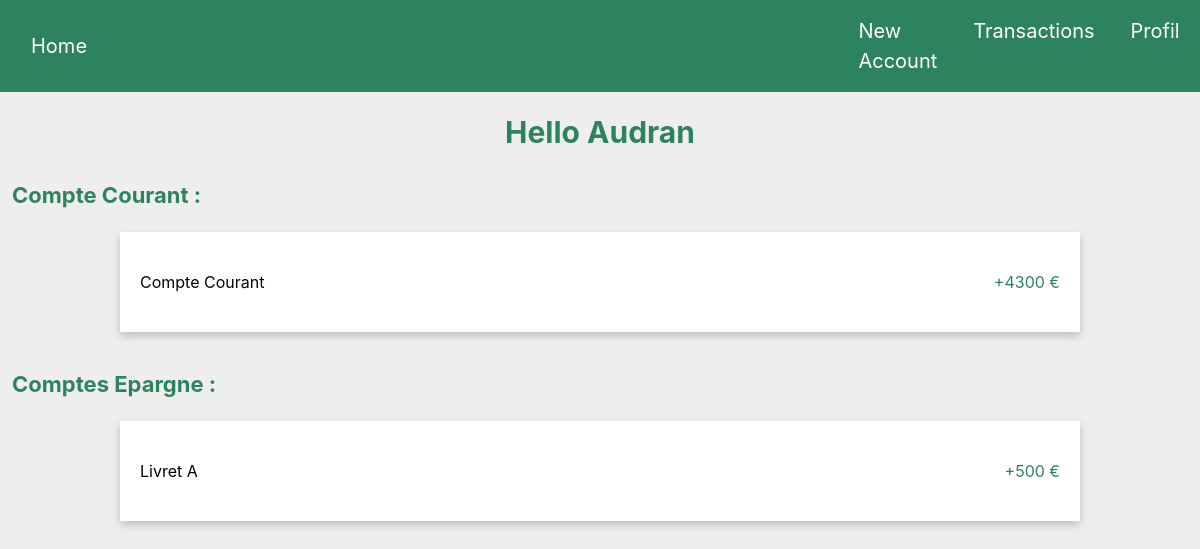
Screenshot of / (signed in) with the database file from the repository.
### tables this page shows
CREATE TABLE Users (
            id_user INTEGER PRIMARY KEY AUTOINCREMENT, 
            first_name TEXT NOT NULL,
            last_name TEXT NOT NULL,
            gender TEXT NOT NULL,
            email TEXT NOT NULL,
            password TEXT NOT NULL,
            phone_number TEXT NOT NULL,
            birthday DATE NOT NULL,
            address TEXT NOT NULL,
            role TEXT NOT NULL
        );

CREATE TABLE Accounts (
            id_account INTEGER PRIMARY KEY AUTOINCREMENT,
            id_user INTEGER NOT NULL,
            cart_nb INTEGER,
            name TEXT NOT NULL,
            solde INTEGER NOT NULL,
            creation_date DATE NOT NULL,
            end_date DATE,
            FOREIGN KEY (id_user) REFERENCES Users(id_user)
        );

### views.py (the view)
@app.route('/', methods=['GET', 'POST'])
def index():
    user = None
    account = None
    accounts = None
    credits = None
    debits = None
    monthly_saving = None
    transactions = None
    credits_for_year = None
    debits_for_year = None
    accounts_list = None
    if 'user_id' in session:
        user = Users.get_user_by_id(session['user_id'])
        if user != None:
            account = Accounts.get_account_by_user_and_name(user.id_user, "Compte courant")
            accounts = Accounts.get_accounts_by_user(user.id_user)
            credits = Transactions.get_credit_by_user(user.id_user)
            debits = Transactions.get_debit_by_user(user.id_user)
            transactions = Transactions.get_transactions_by_user(user.id_user)
            monthly_saving = Monthly_saving.get_monthly_saving_by_account_by_user(user.id_user, "Compte courant")
            credits_for_year = json.dumps(Transactions.get_credit_by_mounth(user.id_user))
            debits_for_year = json.dumps(Transactions.get_debit_by_mounth(user.id_user))
    return render_template('index.html', account=account, user=user, accounts=accounts,
                           credits=credits, debits=debits, transactions=transactions,
                           monthly_saving=monthly_saving, credits_for_year=credits_for_year,
                           debits_for_year=debits_for_year, accounts_list=accounts_list)

### models.py (called while the page is built)
    def get_user_by_id(id_user):
        conn = sqlite3.connect('app.db')
        cursor = conn.cursor()
        cursor.execute('SELECT * FROM Users WHERE id_user = ?', (id_user,))
        user = cursor.fetchone()
        if user != None:
            new_user = Users(user[0], user[1], user[2], user[3], user[4], user[5], user[6], user[7], user[8], user[9])
            return new_user
        else:
            return None

    def get_accounts_by_user(id_user):
        conn = sqlite3.connect('app.db')
        cursor = conn.cursor()
        cursor.execute('SELECT * FROM Accounts WHERE id_user = ? ORDER BY id_account ASC', (id_user,))
        accounts = cursor.fetchall()
        new_accounts = []
        for index, account in enumerate(accounts):
            cursor.execute('SELECT * FROM Transactions WHERE id_account = ? ORDER BY transaction_date DESC', (account[0],))
            transactions = cursor.fetchall()
            new_account = Accounts(
                account[0], account[1], account[2], account[3], account[4],
                account[5], account[6], transactions
            )
            new_accounts.append(new_account)
        conn.close()
        return new_accounts

    def get_account_by_user_and_name(id_user, name):
        conn = sqlite3.connect('app.db')
        cursor = conn.cursor()
        cursor.execute('SELECT * FROM Accounts WHERE id_user = ? AND name = ?', (id_user, name))
        account = cursor.fetchone()
        if account != None:
            new_account = Accounts(account[0], account[1], account[2], account[3], account[4], account[5], account[6], None)
            return new_account
        else:
            return None

    def get_credit_by_user(user_id):
        conn = sqlite3.connect('app.db')
        cursor = conn.cursor()
        month_year_str = datetime.datetime.now().strftime('%m-%Y')
        cursor.execute("SELECT id_account FROM Accounts WHERE id_user = ? AND name = ?", (user_id, "Compte courant"))
        account_ids = cursor.fetchall()
        if account_ids != None:
            cursor.execute("SELECT SUM(amount) FROM Transactions WHERE id_account = ? AND operation_type = 'credit' AND strftime('%m-%Y', transaction_date) = ?", (account_ids[0][0], month_year_str))
            credit_sum = cursor.fetchone()[0]
            conn.close()
            return credit_sum

### templates/index.html (shortened to what this page needs)
<!DOCTYPE html>
<html lang="en">
<head>
    <link rel="stylesheet" href="https://stackpath.bootstrapcdn.com/bootstrap/4.3.1/css/bootstrap.min.css">
    <link rel="stylesheet" href="../static/style.css">
</head>
<body>
    {% if user %}
    <nav class="navbar navbar-expand-lg bg-body-tertiary">
        <div class="container-fluid">
          <a class="navbar-brand" href="{{url_for('index')}}">Home</a>
          <div class="collapse navbar-collapse" id="navbarNavAltMarkup">
            <div class="navbar-nav">
                <a class="nav-link" href="{{url_for('create_account')}}">New Account</a>
                <a class="nav-link" href="{{url_for('transactions')}}">Transactions</a>
                <a class="nav-link" href="{{url_for('profile')}}">Profil</a>
            </div>
          </div>
        </div>
    </nav>
    <div>
        <div class="username">Hello {{ user.first_name }}</div>
        <div id="affichage">Compte Courant :</div>
        <button class="current-account-btn">
            <p class="epargne-name">Compte Courant</p>
            <p class="epargne-solde">+{{ accounts[0].solde }} €</p>
        </button>
        <div id="affichage">Comptes Epargne :</div>
        {% for account in accounts %}
        {% if account.name != "Compte courant" %}
        <button class="epargne-account">
            <p class="epargne-name">{{ account.name }}</p>
            <p class="epargne-solde">+{{ account.solde }} €</p>
        </button>
        {% endif %}
        {% endfor %}
    {% endif %}
</body>
</html>

### static/style.css (style rules this page uses)
nav { background-color:#2E835F; }
.navbar-nav { margin-left: 70%; }
.navbar-brand { color : white; margin-right: 20px; font-size: 20px; }
.nav-link { color : white; margin-right: 20px; font-size: 20px; }
body { background-color: rgb(238, 238, 238); }
.current-account-btn { text-align: left; margin-top: 20px; box-shadow: 0 4px 8px 0 rgba(0, 0, 0, 0.2); background-color: white; padding: 20px; border: none; width: 80%; height: 100px; margin-left: 10%; margin-bottom: 3%; }
.epargne-account { text-align: left; margin-top: 20px; box-shadow: 0 4px 8px 0 rgba(0, 0, 0, 0.2); background-color: white; padding: 20px; border: none; width: 80%; height: 100px; margin-left: 10%; }
.epargne-name { display: inline; }
.epargne-solde { display: inline; margin: 0; padding: 0; float: right; color: #2E835F; }
#affichage { color: #2E835F; font-weight: bold; margin-left: 1%; font-size: 22px; }
.username { color: #2E835F; font-weight: bold; font-size: 30px; text-align: center; margin-top: 1.5%; margin-bottom: 2%; }

### rows the page displays
Users: first_name "Audran"
Accounts: solde "4300"
Accounts: name "Livret A", solde "500"
